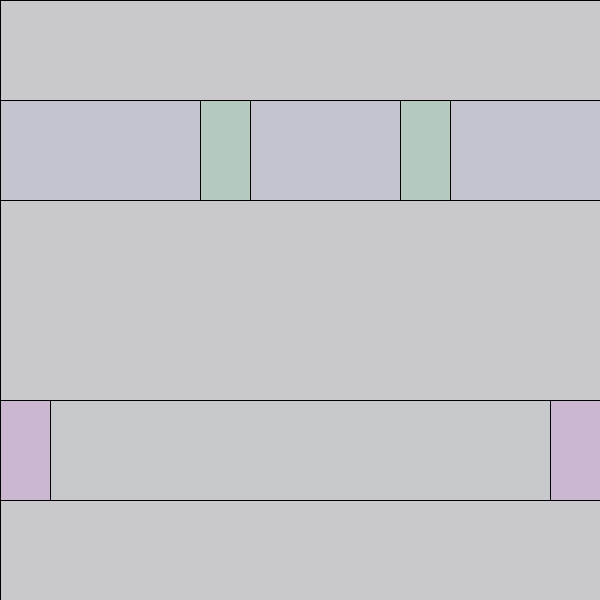
Frame 1 (no input)
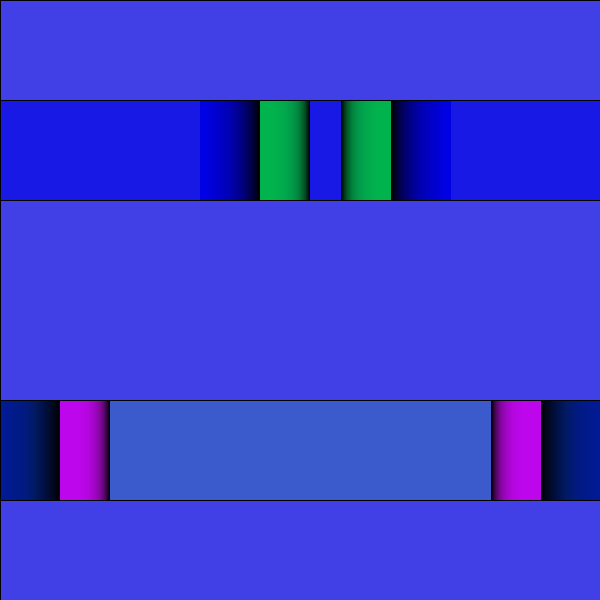
Frame 60 (the mouse pressed at the canvas centre just before this capture)
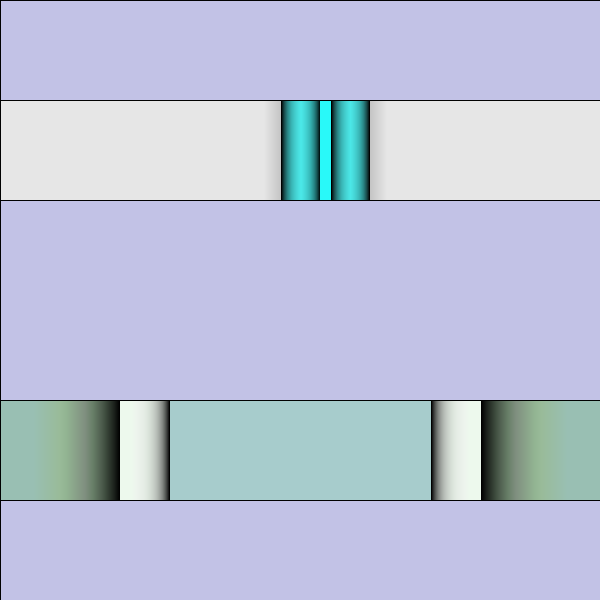
Frame 120 (the mouse held since frame 60 and released just before this capture)

The Processing sketch that drew these frames (run headless with seeded random() and noise(); from frame 60 on, the mouse is pressed at the canvas centre):

// Processing sketch: processing_90500
// ── processing_90500.pde

int posX;
int posY;

int X2; 
int Y2;

int X3;
int X4;



int incX;

void setup(){
  
  
  //background (0,200,0);

 size (600,600);

  //rectMode(CENTER);


posX = 0;
X2 = 550;

X3 = 200;
X4 = 400;


 incX = 1;

  
}

void draw () {
  
  fill (mouseX,mouseY,255,5);
  rect (0,0, width, height);



 // dibujos superiores
 
  rect (0,100, 600,100);
  fill (255,mouseX,255,20);

  stroke (1);
  fill (0,255,mouseX,20);
  rect (X3,100, 50,100);
  rect (X4,100, 50,100);
    
    X3 = X3 + incX;
    X4 = X4 -incX;


  
    if(X3 < 0) {
  incX   =  incX * -1  ;
   }
  
 if(X3 > width){
     incX = incX * -1;
 }
  
  
   if(X4 > 0) {
  incX   =  incX * +1  ;
   }
  
 if(X4 > width){
     incX = incX * +1;
     
     
     
    
 }

 //.............................................
    // inferiores
    
       fill (0,255,0,1);
 
  rect (0,400, 600,100);
  fill (255,mouseX,255,20);
  rect (posX,400, 50,100);
  rect (X2,400, 50,100);
    
    
    posX = posX + incX;
    X2 = X2 -incX;
  
  
  if(posX < 0) {
  incX   =  incX * -1  ;
   }
  
 if(posX > width){
 incX = incX * -1;
 }
  
  
   if(X2 > 0) {
  incX   =  incX * +1  ;
   }
  
 if(X2 > width){
     incX = incX * +1;
    
 }
    
 
}
